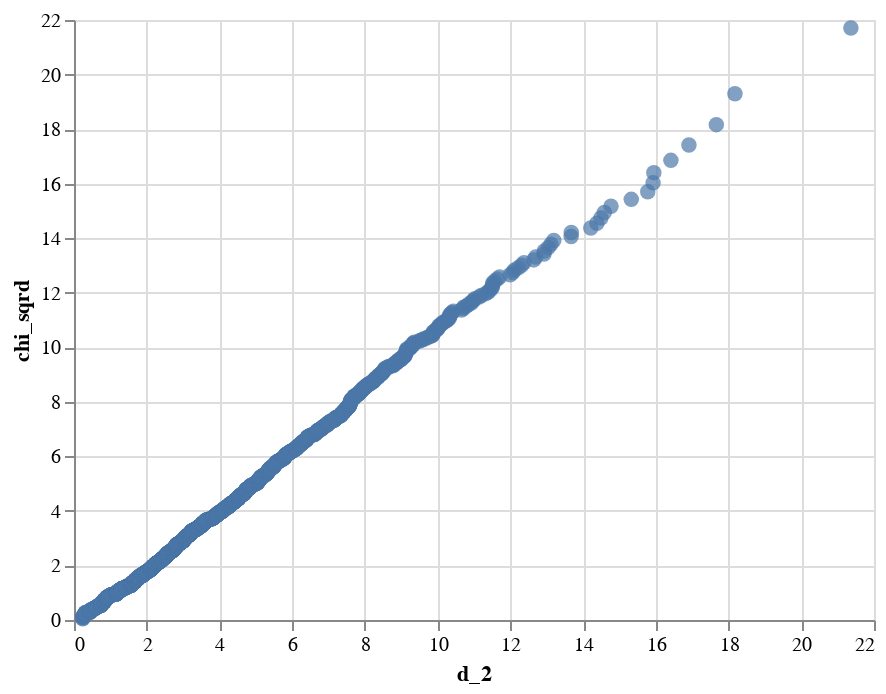

Here is the notebook cell this chart was saved with:
### Code cell
chisplot(preguntas)

### Figure 1 — Vega-Lite specification as saved in the notebook (floating-point values rounded to 4 significant figures; data arrays with more than 128 entries replaced by an {"elided": "..."} marker saying what was removed)
{"config": {"view": {"continuousWidth": 400, "continuousHeight": 300}}, "data": {"name": "data-f81ac0200d6121a54f1b41cac4699235"}, "mark": {"type": "circle", "size": 60}, "encoding": {"x": {"type": "quantitative", "field": "d_2"}, "y": {"type": "quantitative", "field": "chi_sqrd"}}, "$schema": "https://vega.github.io/schema/vega-lite/v4.8.1.json", "datasets": {"data-f81ac0200d6121a54f1b41cac4699235": {"elided": "2180 records"}}}
